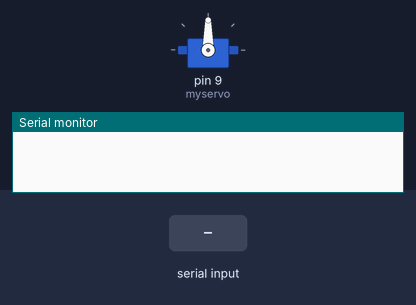
Bench run of a sketch on a simulated Arduino Uno, built with avr-gcc and run on an emulated ATmega328P. On the bench: servo, the last lines printed to the serial monitor. Inputs (shaded band) come from the test bench.

Above: at 1.2 s.
1.3 s: "30,150\n" received over Serial
At 3.1 s:
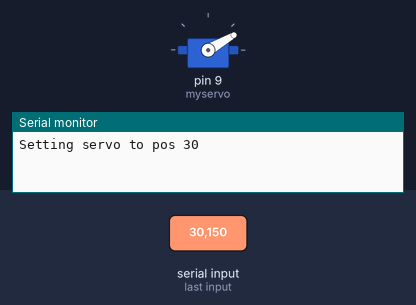
3.8 s: "5\n" received over Serial
At 6.0 s:
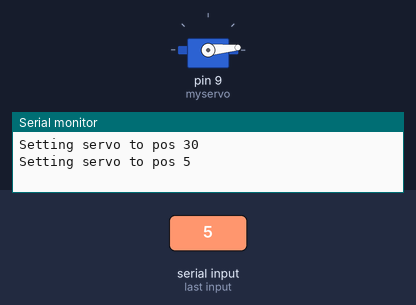
6.3 s: "200\n" received over Serial
At 8.0 s:
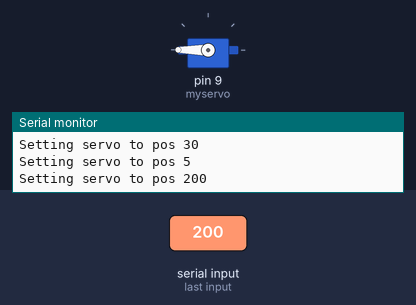
8.8 s: "90,45\n" received over Serial
At 11.2 s:
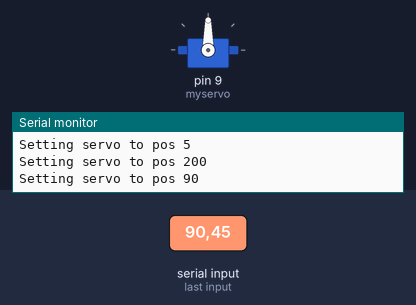
Timing chart, 0 to 12.3 s (numbered marks = the images above; inputs shaded):
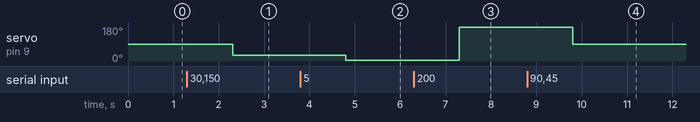

Measured:
- after the input at 1.3 s, servo on pin 9 (myservo): 90° → 30° after 1.0 s
- after the input at 3.8 s, servo on pin 9 (myservo): 30° → 5° after 1.0 s
- after the input at 6.3 s, servo on pin 9 (myservo): 5° → 180° after 1.0 s
- after the input at 8.8 s, servo on pin 9 (myservo): 180° → 90° after 1.0 s

The sketch:

servo_test.ino
```cpp
#include <Servo.h>

Servo myservo;

void setup() {
  Serial.begin(9600);
  myservo.attach(9);
}

void loop() {

  // put your main code here, to run repeatedly:
//  myservo.write(70);
//  delay(1700);
//  myservo.write(90);
//  delay(1000);
  if (Serial.available() > 0) {
    int pos = Serial.readString().toInt();
    Serial.println("Setting servo to pos " + (String)pos);
    myservo.write(pos);
  }
}
```
